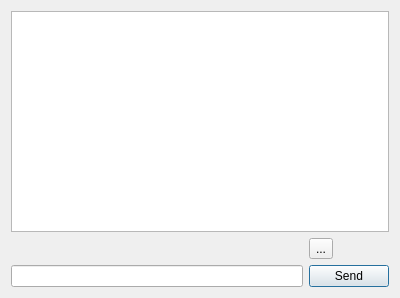
<?xml version="1.0" encoding="UTF-8"?>
<ui version="4.0">
 <class>SerialDialog</class>
 <widget class="QDialog" name="SerialDialog">
  <property name="geometry">
   <rect>
    <x>0</x>
    <y>0</y>
    <width>400</width>
    <height>298</height>
   </rect>
  </property>
  <property name="windowTitle">
   <string>Serial Monitor</string>
  </property>
  <layout class="QGridLayout" name="gridLayout">
   <item row="2" column="4">
    <widget class="QPushButton" name="sendBtn">
     <property name="text">
      <string>Send</string>
     </property>
    </widget>
   </item>
   <item row="0" column="0" colspan="5">
    <widget class="QPlainTextEdit" name="serialEdit">
     <property name="undoRedoEnabled">
      <bool>false</bool>
     </property>
     <property name="lineWrapMode">
      <enum>QPlainTextEdit::NoWrap</enum>
     </property>
     <property name="readOnly">
      <bool>true</bool>
     </property>
     <property name="plainText">
      <string notr="true"/>
     </property>
    </widget>
   </item>
   <item row="1" column="4">
    <widget class="QToolButton" name="cleanConsoleBtn">
     <property name="text">
      <string>...</string>
     </property>
     <property name="icon">
      <iconset theme="edit-clear"/>
     </property>
    </widget>
   </item>
   <item row="1" column="0" colspan="3">
    <spacer name="horizontalSpacer">
     <property name="orientation">
      <enum>Qt::Horizontal</enum>
     </property>
     <property name="sizeHint" stdset="0">
      <size>
       <width>40</width>
       <height>20</height>
      </size>
     </property>
    </spacer>
   </item>
   <item row="1" column="3">
    <spacer name="horizontalSpacer_2">
     <property name="orientation">
      <enum>Qt::Horizontal</enum>
     </property>
     <property name="sizeHint" stdset="0">
      <size>
       <width>40</width>
       <height>20</height>
      </size>
     </property>
    </spacer>
   </item>
   <item row="2" column="0" colspan="4">
    <widget class="QLineEdit" name="sendEdit"/>
   </item>
  </layout>
 </widget>
 <resources/>
 <connections>
  <connection>
   <sender>cleanConsoleBtn</sender>
   <signal>clicked()</signal>
   <receiver>serialEdit</receiver>
   <slot>clear()</slot>
   <hints>
    <hint type="sourcelabel">
     <x>350</x>
     <y>251</y>
    </hint>
    <hint type="destinationlabel">
     <x>199</x>
     <y>119</y>
    </hint>
   </hints>
  </connection>
 </connections>
</ui>
